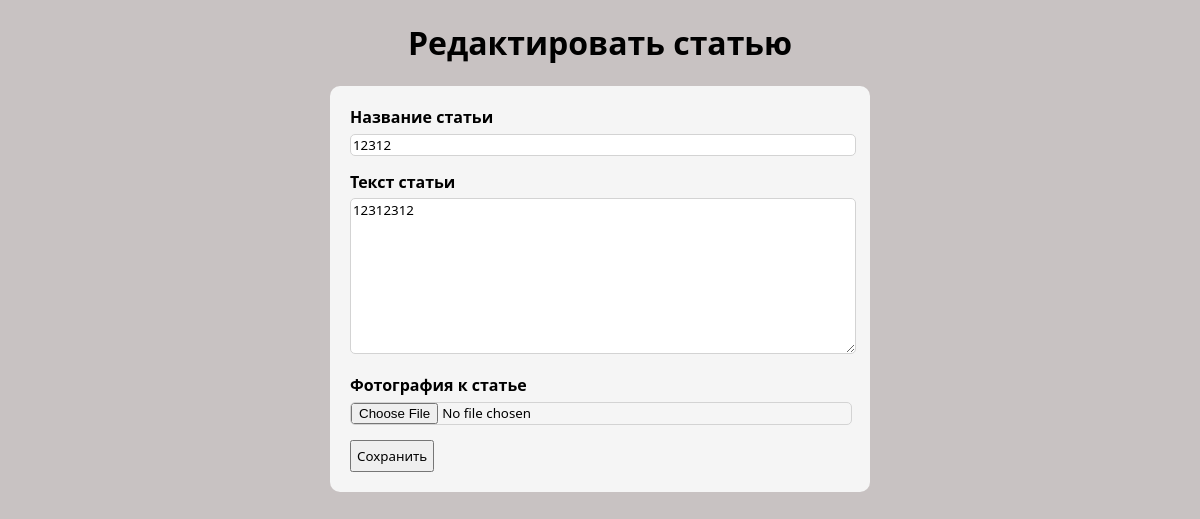
The app's page /update_article/3, older data.
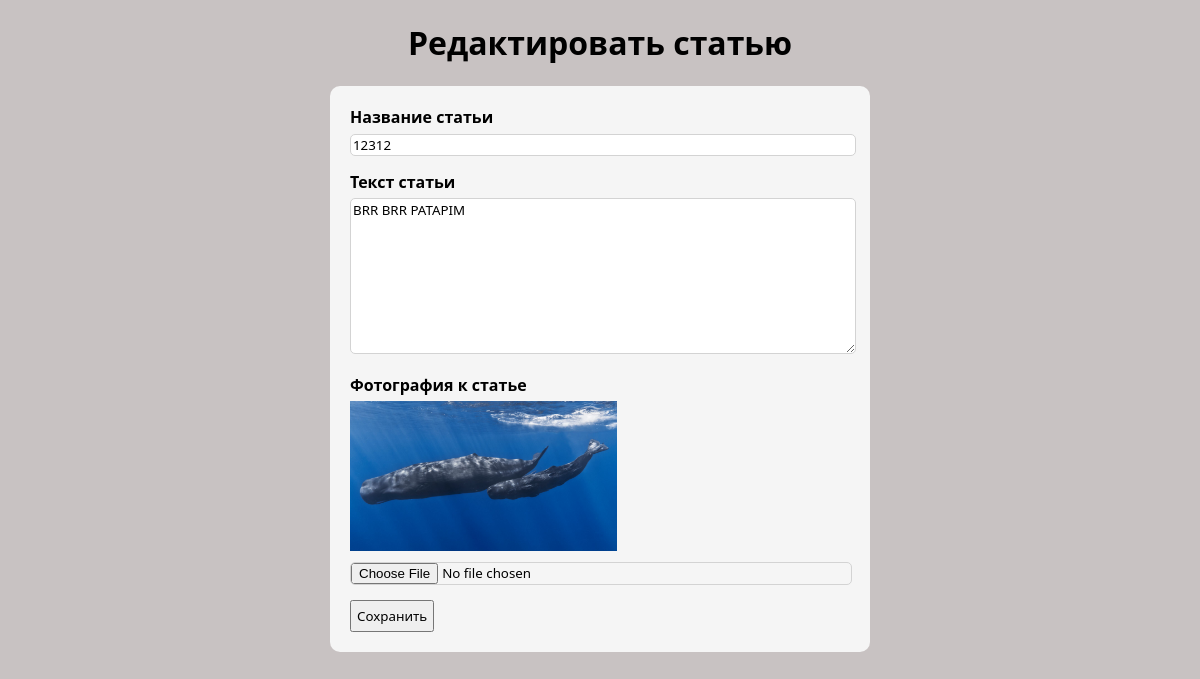
The same page, newer data.
### tables this page shows
CREATE TABLE articles (
            id INTEGER PRIMARY KEY AUTOINCREMENT,
            title TEXT NOT NULL,
            content TEXT NOT NULL,
            filename TEXT
        );

### app.py (the view, shortened to what this page needs)
@app.route("/update_article/<id>", methods=["GET", "POST"])
def update_article(id):
    article = Database.find_article_by_id(id)
    if article is None:
        abort(404, f"Article id {id} doesn't exist")
    if request.method == "GET":
        return render_template("update_article.html", article=article)

### database.py (called while the page is built)
    @staticmethod
    def find_article_by_id(article_id: int) -> Article | None:
        articles = Database.fetchall("SELECT * FROM articles WHERE id = ?", [article_id])
        if not articles: # if len(articles) == 0
            return None
        id, title, content, image = articles[0]
        article = Article(id=id, title=title, content=content, image=image)
        return article

    @staticmethod
    def fetchall(sql_code: str, params: tuple = ()):
        conn = sqlite3.connect(Database.db_path)
        cursor = conn.cursor()
        cursor.execute(sql_code, params)
        return cursor.fetchall()

### templates/update_article.html (shortened to what this page needs)
<!DOCTYPE html>
<html lang="en">
<head>
    <link rel="stylesheet" href="{{ url_for('static', filename='css/style.css') }}">
</head>
<body>
    <div class="main">
        <h1>Редактировать статью</h1>
        <form action="" method="POST" enctype="multipart/form-data" class="create_article_form">
            <div class="form_group">
                <label for="title">Название статьи</label>
                <input type="text" id="title" name="title" required value="{{ article.title }}">
            </div>
            <div class="form_group">
                <label for="content">Текст статьи</label>
                <textarea id="content" name="content" required>{{ article.content }}</textarea>
            </div>
            <div class="form_group">
                <label for="photo">Фотография к статье</label>
                {% if article.image %}
                <img class="image_preview" src="{{ url_for('uploaded_photo', filename=article.image) }}">
                {% endif %}
                <input type="file" id="photo" name="photo" accept=".jpeg, .jpg, .png">
            </div>
            <button type="submit">Сохранить</button>
        </form>
    </div>
</body>
</html>

Row changes from the older to the newer data that the page shows:
changed articles: content "12312312" → "BRR BRR PATAPIM"; filename: picture added
